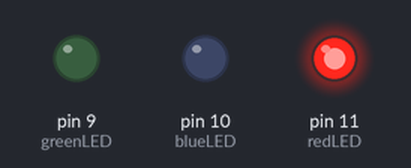
Recording of a sketch running on a simulated Arduino Uno, built with avr-gcc and run on an emulated ATmega328P. Parts: output pins drawn as LEDs (lit = HIGH).

Above: at 0.5 s.
At 2.5 s:
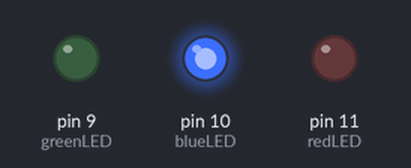
At 4.5 s:
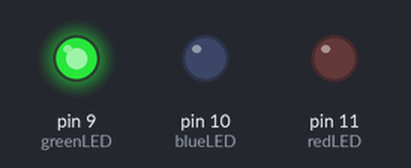
At 6.5 s:
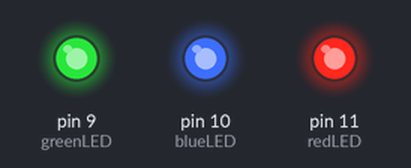
At 9.0 s:
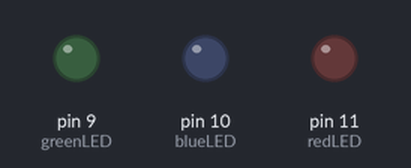
Timing chart, 0 to 9.8 s (numbered marks = the images above):
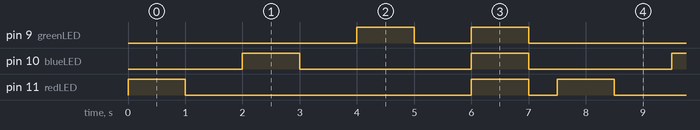

Measured:
- by itself, pin 9 (greenLED): repeats every 7.5 s: LOW 1.0 s, HIGH 1.0 s, LOW 4.5 s, HIGH 1.0 s
- by itself, pin 10 (blueLED): repeats every 7.5 s: LOW 3.0 s, HIGH 1.0 s, LOW 2.5 s, HIGH 1.0 s
- by itself, pin 11 (redLED): repeats every 7.5 s: LOW 5.0 s, HIGH 1.0 s, LOW 0.50 s, HIGH 1.0 s

The sketch:

lab3.ino
```cpp
// C++ code
// Michael Colizza

int redLED = 11;
int blueLED = 10;
int greenLED = 9;

void setup()

{
pinMode(redLED, OUTPUT);
pinMode(blueLED, OUTPUT);
pinMode(greenLED, OUTPUT);
}


void loop() {
//redLED
  digitalWrite(redLED, HIGH);
  delay(1000);
  digitalWrite(redLED, LOW);
  delay(1000);
//blueLED
  digitalWrite(blueLED, HIGH);
  delay(1000);
  digitalWrite(blueLED, LOW);
  delay(1000);
//greenLED
  digitalWrite(greenLED, HIGH);
  delay(1000);
  digitalWrite(greenLED, LOW);
  delay(1000);
//all colors
  digitalWrite(redLED, HIGH);
  digitalWrite(blueLED, HIGH);
  digitalWrite(greenLED, HIGH);
  delay(1000);
  digitalWrite(greenLED, LOW);
  digitalWrite(blueLED, LOW);
  digitalWrite(redLED, LOW);
    delay(500);
}
```
